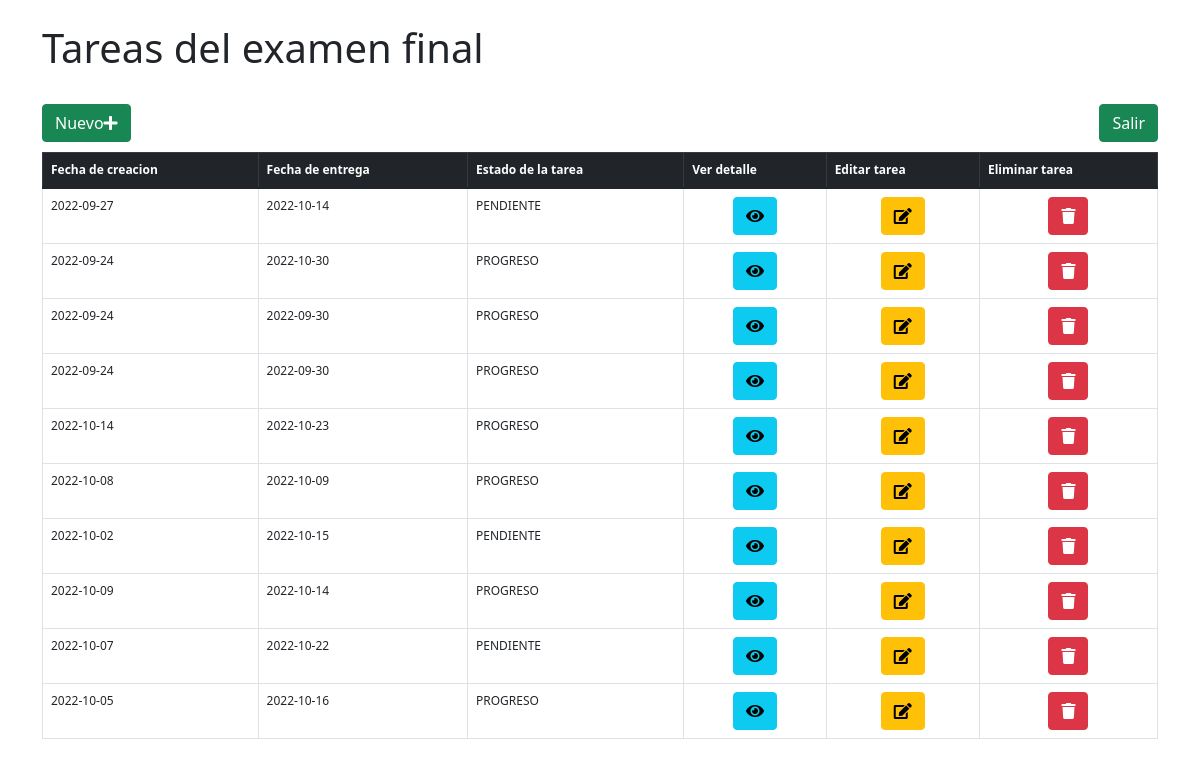
Before: /examenFinal/dashboard with the older database file.
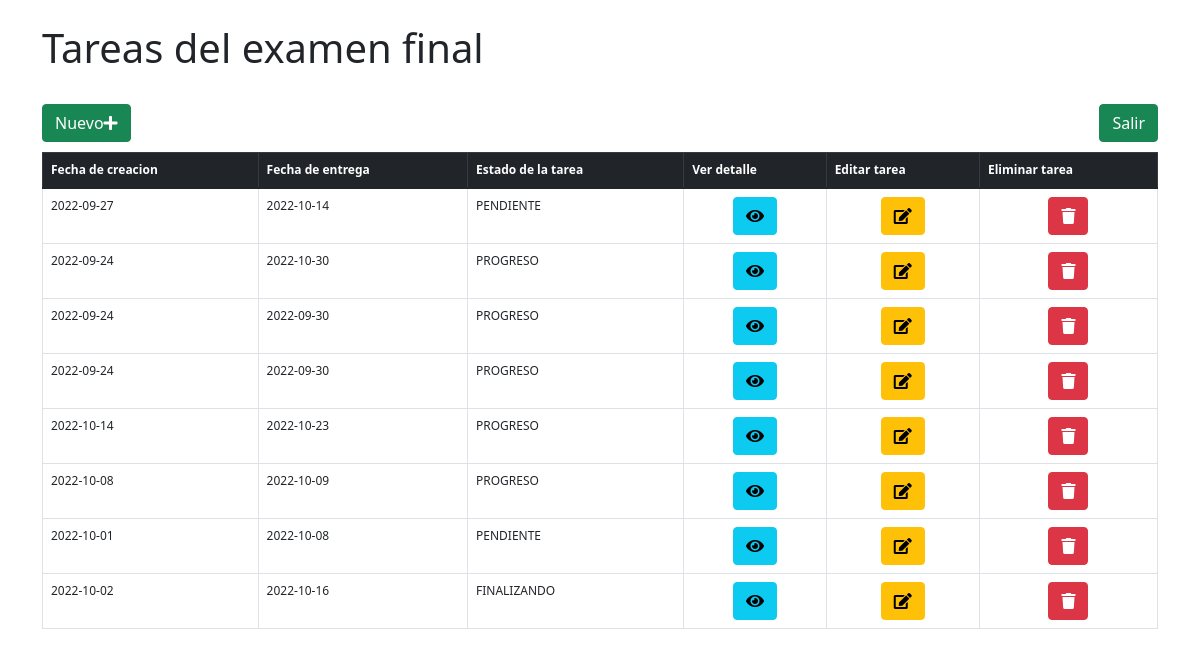
After: the same page with the newer database file.
### examenFinal/models.py (models this page shows)
class tareasExamen(models.Model):
    fechaCreacion = models.CharField(max_length=256,default='24-09-2022')
    fechaEntrega = models.CharField(max_length=256,default='30-09-2022')
    descripcion = models.CharField(max_length=512,default='')
    estadoTarea = models.CharField(max_length=128,default='PROGRESO')

### examenFinal/views.py (the view)
# urls.py: path('dashboard',views.dashboard,name='dashboard'),
def dashboard(request):
    return render(request,'examenFinal/dashboard.html',{
        'tareas_totales':tareasExamen.objects.all().order_by('id')
    })

### examenFinal/templates/examenFinal/dashboard.html (shortened to what this page needs)
<!DOCTYPE html>
<html lang="es">
  <head>
    <link
      href="https://cdn.jsdelivr.net/npm/bootstrap@5.1.3/dist/css/bootstrap.min.css"
      rel="stylesheet"
    />
    <link
      rel="stylesheet"
      href="https://use.fontawesome.com/releases/v5.8.1/css/all.css"
    />
  </head>
  <body>
    <div class="container">
      <br />
      <h1>Tareas del examen final</h1>
      <br />
      <div>
        <a
          class="btn btn-success float-start"
          style="color: white"
          data-bs-toggle="modal"
          data-bs-target="#nuevaTarea"
          >Nuevo<i class="fa fa-plus"></i
        ></a>
        <a
          class="btn btn-success float-end"
          style="color: white"
          href="{% url 'examenFinal:index' %}"
          >Salir</a
        >
      </div>
      <br />
      <br />
      <table class="table table-bordered table-hover" style="font-size: 12px">
        <thead class="table-dark">
          <tr>
            <th scope="col">Fecha de creacion</th>
            <th scope="col">Fecha de entrega</th>
            <th scope="col">Estado de la tarea</th>
            <th scope="col">Ver detalle</th>
            <th scope="col">Editar tarea</th>
            <th scope="col">Eliminar tarea</th>
          </tr>
        </thead>
        <tbody id="tareasTable" >
          {% for tarea in tareas_totales %}
          <tr>
            <td scope="row">{{ tarea.fechaCreacion }}</td>
            <td>{{ tarea.fechaEntrega }}</td>
            <td>{{ tarea.estadoTarea }}</td>
            <td style="text-align: center">
              <a
                id="detalle{{ tarea.id }}"
                class="btn btn-info"
                style="color: black"
                data-bs-toggle="modal"
                data-bs-target="#verDetalle"
                onclick="mostrarDetalle(this.id)"
                ><i class="fa fa-eye"></i
              ></a>
            </td>
            <td style="text-align: center">
              <a
                id="editar{{ tarea.id }}"
                class="btn btn-warning"
                style="color: black"
                data-bs-toggle="modal"
                data-bs-target="#editarTarea"
                onclick="editarTarea(this.id)"
                ><i class="fa fa-edit"></i
              ></a>
            </td>
            <td style="text-align: center">
              <a
                id="eliminar{{ tarea.id }}"
                class="btn btn-danger"
                style="color: white"
                onclick="eliminarTarea(this.id)"
                ><i class="fa fa-trash"></i
              ></a>
            </td>
          </tr>
          {% endfor %}
        </tbody>
      </table>
    </div>
  </body>
</html>

Changed rows visible on the page:
removed tareasExamen: fechaCreacion "2022-10-02", fechaEntrega "2022-10-15", estadoTarea "PENDIENTE"
removed tareasExamen: fechaCreacion "2022-10-09", fechaEntrega "2022-10-14", estadoTarea "PROGRESO"
removed tareasExamen: fechaCreacion "2022-10-07", fechaEntrega "2022-10-22", estadoTarea "PENDIENTE"
removed tareasExamen: fechaCreacion "2022-10-05", fechaEntrega "2022-10-16", estadoTarea "PROGRESO"
added tareasExamen: fechaCreacion "2022-10-01", fechaEntrega "2022-10-08", estadoTarea "PENDIENTE"
added tareasExamen: fechaCreacion "2022-10-02", fechaEntrega "2022-10-16", estadoTarea "FINALIZANDO"
